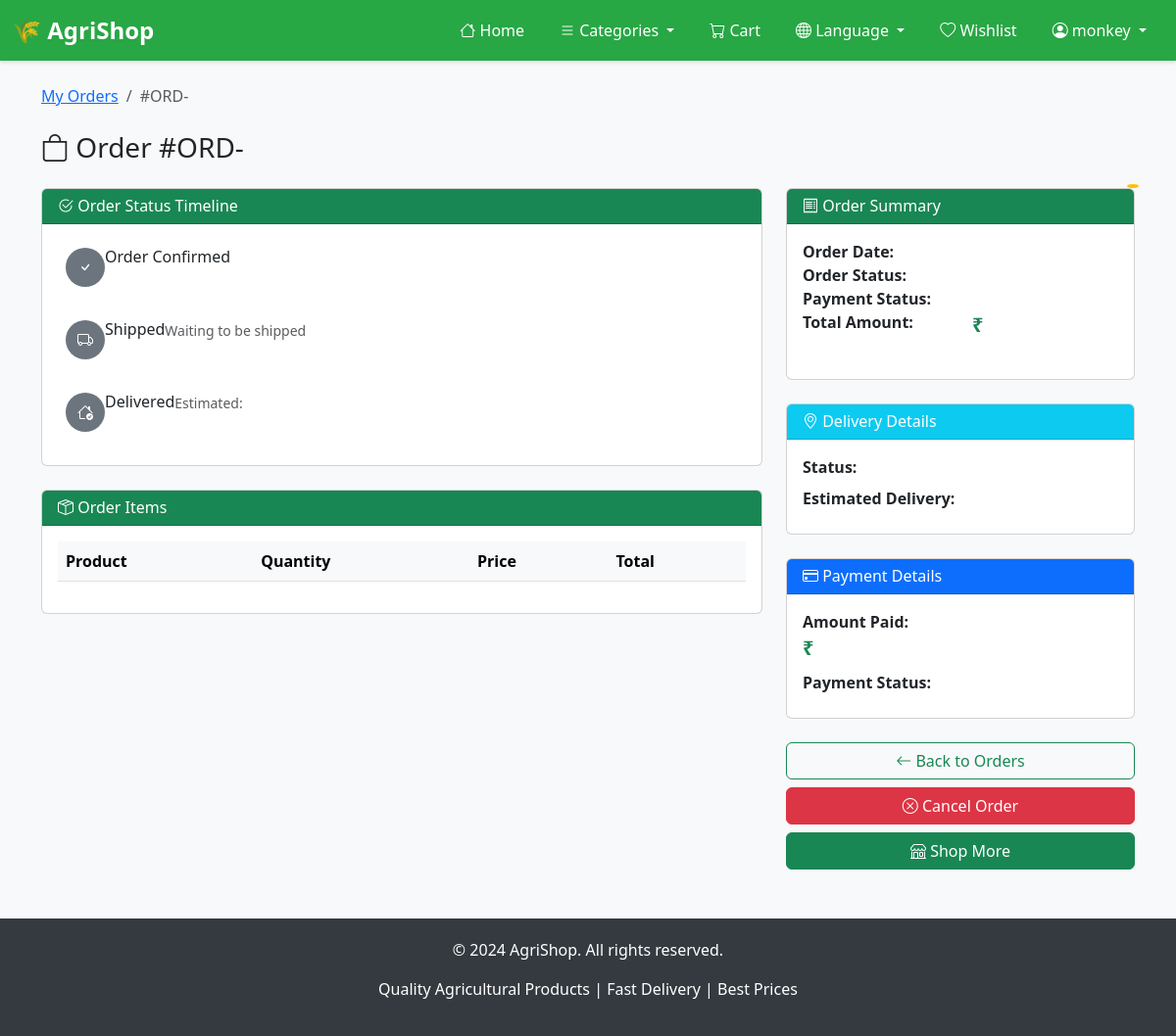
/order/8 (signed in), run on an earlier commit of the app's database.
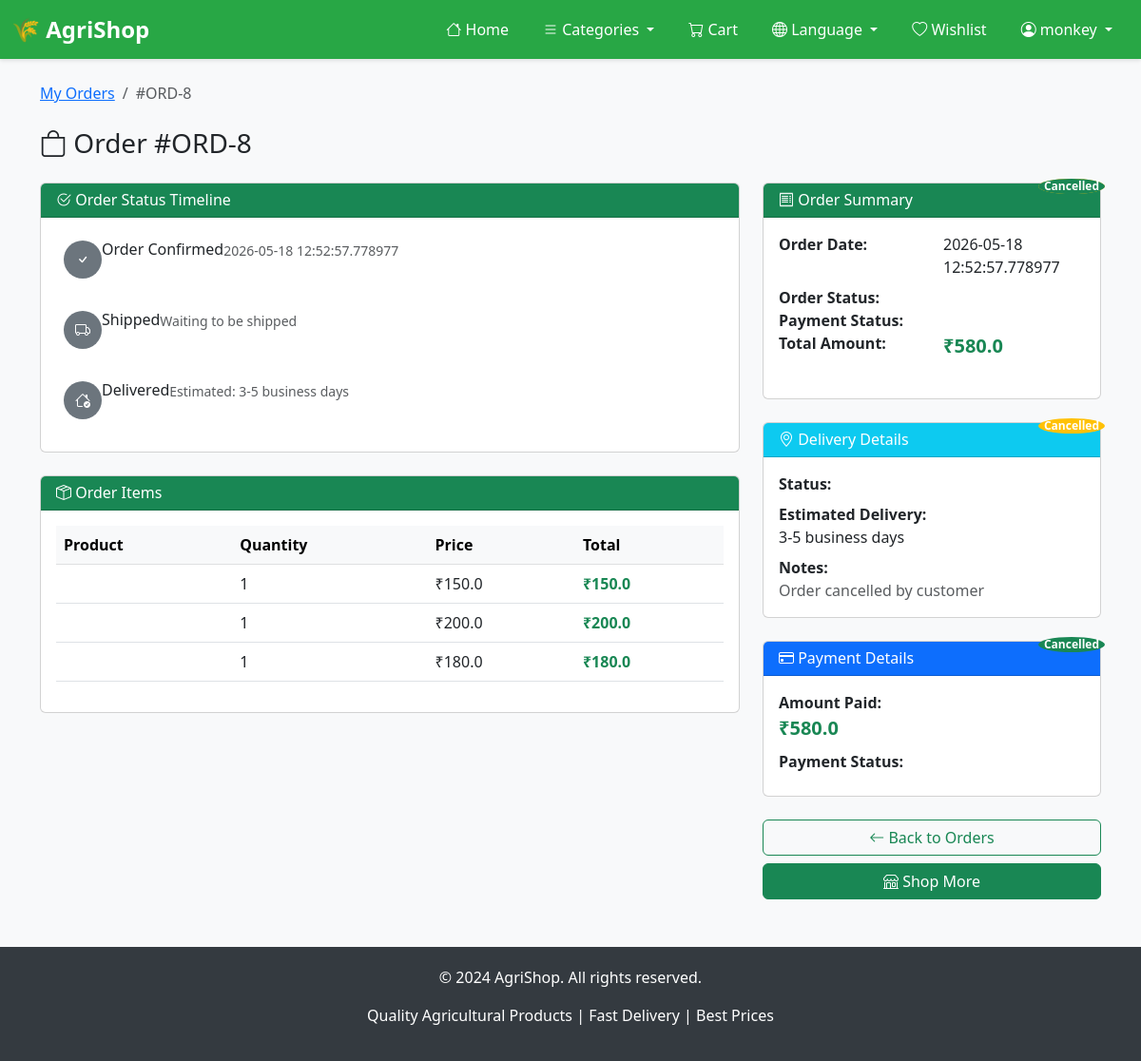
And on a later commit of the database.
### tables this page shows
CREATE TABLE orders (
        id INTEGER PRIMARY KEY AUTOINCREMENT,
        user_id INTEGER,
        total_amount REAL,
        order_date TIMESTAMP,
        status TEXT,
        payment_status TEXT,
        payment_id TEXT,
        FOREIGN KEY (user_id) REFERENCES users (id)
    );

CREATE TABLE delivery (
        id INTEGER PRIMARY KEY AUTOINCREMENT,
        order_id INTEGER,
        status TEXT,
        estimated_date TEXT,
        delivery_date TEXT,
        notes TEXT,
        updated_at TIMESTAMP,
        FOREIGN KEY (order_id) REFERENCES orders (id)
    );

CREATE TABLE order_items (
        id INTEGER PRIMARY KEY AUTOINCREMENT,
        order_id INTEGER,
        product_id INTEGER,
        quantity INTEGER,
        price REAL,
        FOREIGN KEY (order_id) REFERENCES orders (id),
        FOREIGN KEY (product_id) REFERENCES products (id)
    );

### app.py (the view)
@app.route('/order/<int:order_id>')
def order_details(order_id):
    if "user" not in session:
        return redirect(url_for("login"))
    conn = sqlite3.connect("database.db")
    cursor = conn.cursor()
    cursor.execute("SELECT * FROM orders WHERE id=?", (order_id,))
    order = cursor.fetchone()
    cursor.execute("""
        SELECT oi.*, p.name, p.image FROM order_items oi
        JOIN products p ON oi.product_id = p.id
        WHERE oi.order_id=?
    """, (order_id,))
    order_items = cursor.fetchall()
    cursor.execute("SELECT * FROM delivery WHERE order_id=?", (order_id,))
    delivery = cursor.fetchone()
    conn.close()
    return render_template("order_details.html", order=order, order_items=order_items, delivery=delivery)

### app.py (called while the page is built)
def get_locale():
    return session.get('language', 'en')

def get_translation(key, default=''):
    locale = get_locale()
    return translations.get(locale, {}).get(key, translations.get('en', {}).get(key, default))

@app.before_request
def inject_translations():
    request.get_translation = get_translation
    request.current_language = get_locale()

### templates/order_details.html (shortened to what this page needs)
{% extends "base.html" %}
{% block content %}
<nav aria-label="breadcrumb" class="mb-4">
    <ol class="breadcrumb">
        <li class="breadcrumb-item"><a href="/my-orders">My Orders</a></li>
        <li class="breadcrumb-item active">#ORD-{{ order[0] }}</li>
    </ol>
</nav>
<h3 class="mb-4"><i class="bi bi-bag"></i> Order #ORD-{{ order[0] }}</h3>
<div class="row">
    <div class="col-md-8 mb-4">
        <div class="card mb-4">
            <div class="card-header bg-success text-white">
                <h6 class="mb-0"><i class="bi bi-check2-circle"></i> Order Status Timeline</h6>
            </div>
            <div class="card-body p-4">
                <div class="timeline">
                    <div class="timeline-item mb-4">
                        <div class="timeline-marker {% if order[4] in ['Confirmed', 'Shipped', 'Delivered'] %}bg-success{% else %}bg-secondary{% endif %}" style="width: 40px; height: 40px; border-radius: 50%; display: flex; align-items: center; justify-content: center; color: white; margin-bottom: 10px;">
                            <i class="bi bi-check"></i>
                        </div>
                        <h6>Order Confirmed</h6>
                        <p class="text-muted small mb-0">{{ order[3] }}</p>
                    </div>
                    <div class="timeline-item mb-4">
                        <div class="timeline-marker {% if order[4] in ['Shipped', 'Delivered'] %}bg-success{% else %}bg-secondary{% endif %}" style="width: 40px; height: 40px; border-radius: 50%; display: flex; align-items: center; justify-content: center; color: white; margin-bottom: 10px;">
                            <i class="bi bi-truck"></i>
                        </div>
                        <h6>Shipped</h6>
                        <p class="text-muted small mb-0">
                            {% if order[4] in ['Shipped', 'Delivered'] %}
                                In transit to your location
                            {% else %}
                                Waiting to be shipped
                            {% endif %}
                        </p>
                    </div>
                    <div class="timeline-item">
                        <div class="timeline-marker {% if order[4] == 'Delivered' %}bg-success{% else %}bg-secondary{% endif %}" style="width: 40px; height: 40px; border-radius: 50%; display: flex; align-items: center; justify-content: center; color: white; margin-bottom: 10px;">
                            <i class="bi bi-house-check"></i>
                        </div>
                        <h6>Delivered</h6>
                        <p class="text-muted small mb-0">
                            {% if order[4] == 'Delivered' %}
                                Delivered on {{ delivery[4] }}
                            {% else %}
                                Estimated: {{ delivery[3] }}
                            {% endif %}
                        </p>
                    </div>
                </div>
            </div>
        </div>
        <div class="card mb-4">
            <div class="card-header bg-success text-white">
                <h6 class="mb-0"><i class="bi bi-box-seam"></i> Order Items</h6>
            </div>
            <div class="card-body">
                <table class="table table-hover">
                    <thead class="table-light">
                        <tr>
                            <th>Product</th>
                            <th>Quantity</th>
                            <th>Price</th>
                            <th>Total</th>
                        </tr>
                    </thead>
                    <tbody>
                        {% for item in order_items %}
                            <tr>
                                <td>
                                </td>
                                <td>{{ item[3] }}</td>
                                <td>₹{{ item[4] }}</td>
                                <td class="fw-bold text-success">₹{{ item[3] * item[4] }}</td>
                            </tr>
                        {% endfor %}
                    </tbody>
                </table>
            </div>
        </div>
    </div>
    <div class="col-md-4">
        <div class="card mb-4">
            <div class="card-header bg-success text-white">
                <h6 class="mb-0"><i class="bi bi-receipt"></i> Order Summary</h6>
            </div>
            <div class="card-body">
                <dl class="row">
                    <dt class="col-sm-6">Order Date:</dt>
                    <dd class="col-sm-6">{{ order[3] }}</dd>
                    <dt class="col-sm-6">Order Status:</dt>
                    <dd class="col-sm-6">
                        <span class="badge {% if order[4] == 'Delivered' %}bg-success{% elif order[4] == 'Shipped' %}bg-info{% else %}bg-warning{% endif %}">
                        </span>
                    </dd>
                    <dt class="col-sm-6">Payment Status:</dt>
                    <dd class="col-sm-6">
                        <span class="badge bg-success">{{ order[5] }}</span>
                    </dd>
                    <dt class="col-sm-6">Total Amount:</dt>
                    <dd class="col-sm-6 text-success fw-bold fs-5">₹{{ order[2] }}</dd>
                </dl>
            </div>
        </div>
        <div class="card mb-4">
            <div class="card-header bg-info text-white">
                <h6 class="mb-0"><i class="bi bi-geo-alt"></i> Delivery Details</h6>
            </div>
            <div class="card-body">
                <p class="mb-2">
                    <strong>Status:</strong><br>
                    <span class="badge bg-warning">{{ delivery[2] }}</span>
                </p>
                <p class="mb-2">
                    <strong>Estimated Delivery:</strong><br>
                    <span>{{ delivery[3] }}</span>
                </p>
                {% if delivery[5] %}
                    <p class="mb-0">
                        <strong>Notes:</strong><br>
                        <span class="text-muted">{{ delivery[5] }}</span>
                    </p>
                {% endif %}
            </div>
        </div>
        <div class="card">
            <div class="card-header bg-primary text-white">
                <h6 class="mb-0"><i class="bi bi-credit-card"></i> Payment Details</h6>
            </div>
            <div class="card-body">
                <p class="mb-2">
                    <strong>Amount Paid:</strong><br>
                    <span class="text-success fw-bold fs-5">₹{{ order[2] }}</span>
                </p>
                <p class="mb-2">
                    <strong>Payment Status:</strong><br>
                    <span class="badge bg-success">{{ order[5] }}</span>
                </p>
            </div>
        </div>
        <div class="mt-4 d-flex gap-2 flex-column">
            <a href="/my-orders" class="btn btn-outline-success w-100">
                <i class="bi bi-arrow-left"></i> Back to Orders
            </a>
            {% if order[4] not in ['Shipped', 'Delivered', 'Cancelled'] %}
                <a href="/cancel_order/{{ order[0] }}" class="btn btn-danger w-100">
                    <i class="bi bi-x-circle"></i> Cancel Order
                </a>
            {% endif %}
            <a href="/" class="btn btn-success w-100">
                <i class="bi bi-shop"></i> Shop More
            </a>
        </div>
    </div>
</div>
{% endblock %}

### templates/base.html (shortened to what this page needs)
<!DOCTYPE html>
<html>
<head>
    <link href="https://cdn.jsdelivr.net/npm/bootstrap@5.3.0/dist/css/bootstrap.min.css" rel="stylesheet">
    <link href="https://cdn.jsdelivr.net/npm/bootstrap-icons@1.10.0/font/bootstrap-icons.css" rel="stylesheet">
</head>
<body>
<nav class="navbar navbar-expand-lg navbar-dark">
    <div class="container-fluid">
        <a class="navbar-brand" href="/">🌾 AgriShop</a>
        <div class="collapse navbar-collapse" id="navbarNav">
            <ul class="navbar-nav ms-auto">
                <li class="nav-item">
                    <a class="nav-link" href="/">
                        <i class="bi bi-house"></i> {{ request.get_translation('home') }}
                    </a>
                </li>
                <li class="nav-item dropdown">
                    <a class="nav-link dropdown-toggle" href="#" id="categoriesDropdown" role="button" data-bs-toggle="dropdown">
                        <i class="bi bi-list"></i> {{ request.get_translation('categories') }}
                    </a>
                </li>
                <li class="nav-item">
                    <a class="nav-link position-relative" href="/cart">
                        <i class="bi bi-cart"></i> {{ request.get_translation('cart') }}
                        {% set cart_count = session.get('cart', {})|length %}
                    </a>
                </li>
                <li class="nav-item dropdown">
                    <a class="nav-link dropdown-toggle" href="#" id="languageDropdown" role="button" data-bs-toggle="dropdown">
                        <i class="bi bi-globe"></i> {{ request.get_translation('language') }}
                    </a>
                </li>
                {% if session.get('user') %}
                    <li class="nav-item">
                        <a class="nav-link" href="/wishlist">
                            <i class="bi bi-heart"></i> {{ request.get_translation('wishlist') }}
                        </a>
                    </li>
                    <li class="nav-item dropdown">
                        <a class="nav-link dropdown-toggle" href="#" id="userDropdown" role="button" data-bs-toggle="dropdown">
                            <i class="bi bi-person-circle"></i> {{ session.get('user') }}
                        </a>
                    </li>
                {% endif %}
            </ul>
        </div>
    </div>
</nav>
<div class="container mt-4 mb-5">
    {% block content %}{% endblock %}
</div>
<footer class="text-center">
    <div class="container">
        <p>&copy; 2024 AgriShop. {{ request.get_translation('all_rights_reserved', 'All rights reserved.') }}</p>
        <p>{{ request.get_translation('footer_message', 'Quality Agricultural Products | Fast Delivery | Best Prices') }}</p>
    </div>
</footer>
</body>
</html>

### templates/base.html (style rules this page uses)
body { background-color: #f8f9fa; }
.navbar { background-color: #28a745 !important; box-shadow: 0 2px 4px rgba(0,0,0,0.1); }
.navbar-brand { font-size: 1.5rem; font-weight: bold; }
.nav-link { color: white !important; margin: 0 10px; transition: opacity 0.3s; }
.badge { position: absolute; top: -5px; right: -5px; background-color: #dc3545; color: white; border-radius: 50%; padding: 2px 6px; font-size: 12px; }
footer { background-color: #343a40; color: white; padding: 20px 0; margin-top: 50px; }

### templates/order_details.html (style rules this page uses)
.timeline-item { display: flex; align-items: flex-start; position: relative; }

What changed in the data, as far as the page shows it:
added orders: id "8", order_date "2026-05-18 12:52:57.778977", payment_status "Cancelled", total_amount "580.0"
added delivery: estimated_date "3-5 business days", status "Cancelled", notes "Order cancelled by customer"
added order_items: quantity "1", price "150.0", item[3]*item[4] "150.0"
added order_items: quantity "1", price "200.0", item[3]*item[4] "200.0"
added order_items: quantity "1", price "180.0", item[3]*item[4] "180.0"
Also different on the page:
text no longer shown: "Cancel Order"
text now shown: "Notes:"
